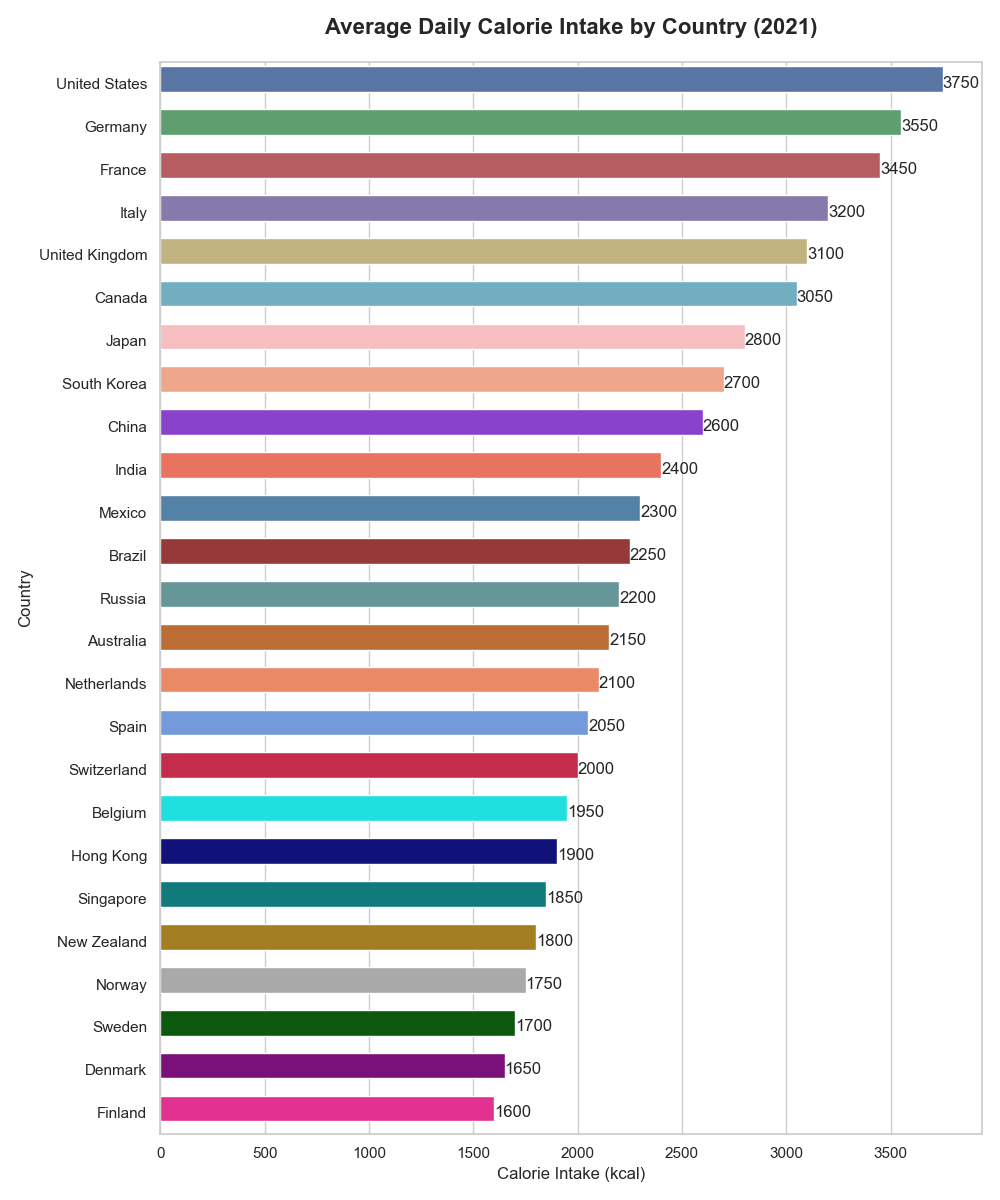

Source code (Python):

import seaborn as sns
import pandas as pd
import matplotlib.pyplot as plt

data = {
    'Country': [
        'United States', 'Germany', 'France', 'Italy', 'United Kingdom',
        'Canada', 'Japan', 'South Korea', 'China', 'India',
        'Mexico', 'Brazil', 'Russia', 'Australia', 'Netherlands',
        'Spain', 'Switzerland', 'Belgium', 'Hong Kong', 'Singapore',
        'New Zealand', 'Norway', 'Sweden', 'Denmark', 'Finland'
    ],
    'Calorie Intake': [
        3750, 3550, 3450, 3200, 3100,
        3050, 2800, 2700, 2600, 2400,
        2300, 2250, 2200, 2150, 2100,
        2050, 2000, 1950, 1900, 1850,
        1800, 1750, 1700, 1650, 1600
    ]
}
df = pd.DataFrame(data)

sns.set(style="whitegrid")
plt.figure(figsize=(10, 12))

barplot = sns.barplot(
    y="Country",
    x="Calorie Intake",
    data=df,
    palette=[
        '#4C72B0', '#55A868', '#C44E52', '#8172B3', '#CCB974',
        '#64B5CD', '#FFB5B8', '#FFA07A', '#8A2BE2', '#FF6347',
        '#4682B4', '#A52A2A', '#5F9EA0', '#D2691E', '#FF7F50',
        '#6495ED', '#DC143C', '#00FFFF', '#00008B', '#008B8B',
        '#B8860B', '#A9A9A9', '#006400', '#8B008B', '#FF1493'
    ],
    ci=None
)

barplot.set_title('Average Daily Calorie Intake by Country (2021)', fontsize=16, weight='bold', pad=20)
barplot.bar_label(barplot.containers[0], fmt='%.0f')
barplot.set(ylabel="Country", xlabel="Calorie Intake (kcal)")

for bar in barplot.containers[0]:
    bar.set_height(0.6)

plt.xticks(rotation=0)
plt.tight_layout()
plt.show()
